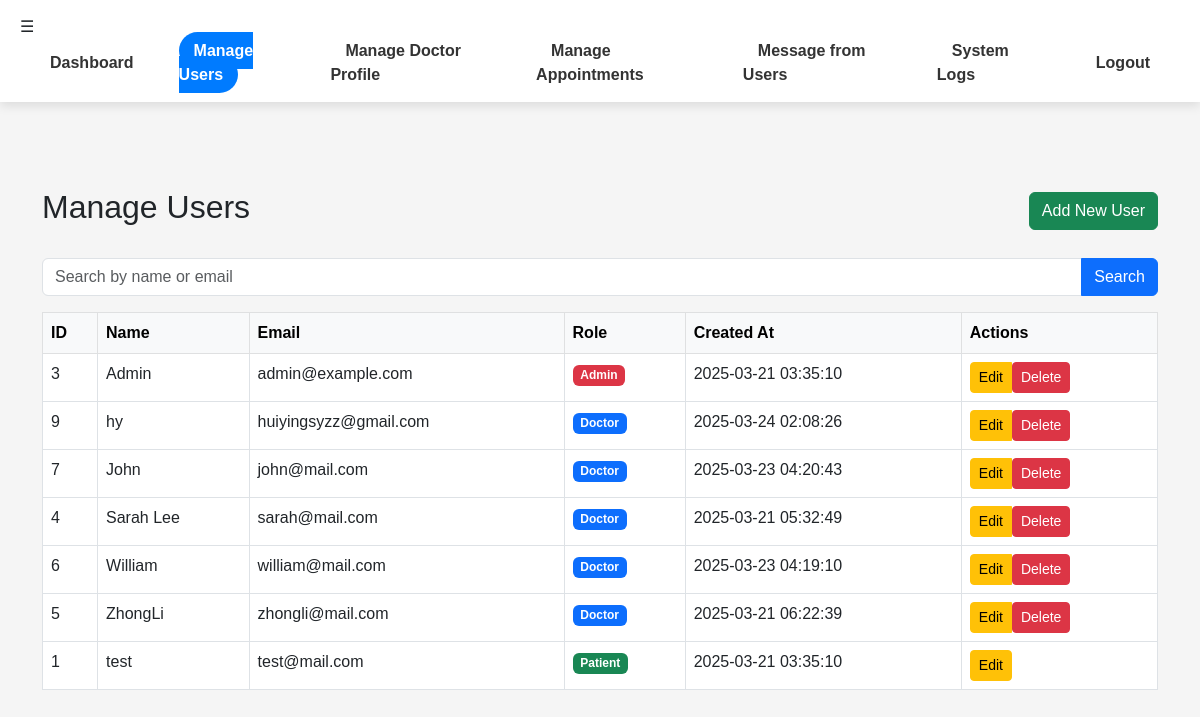
Before: /admin/manage_users.php (signed in) with the older database file.
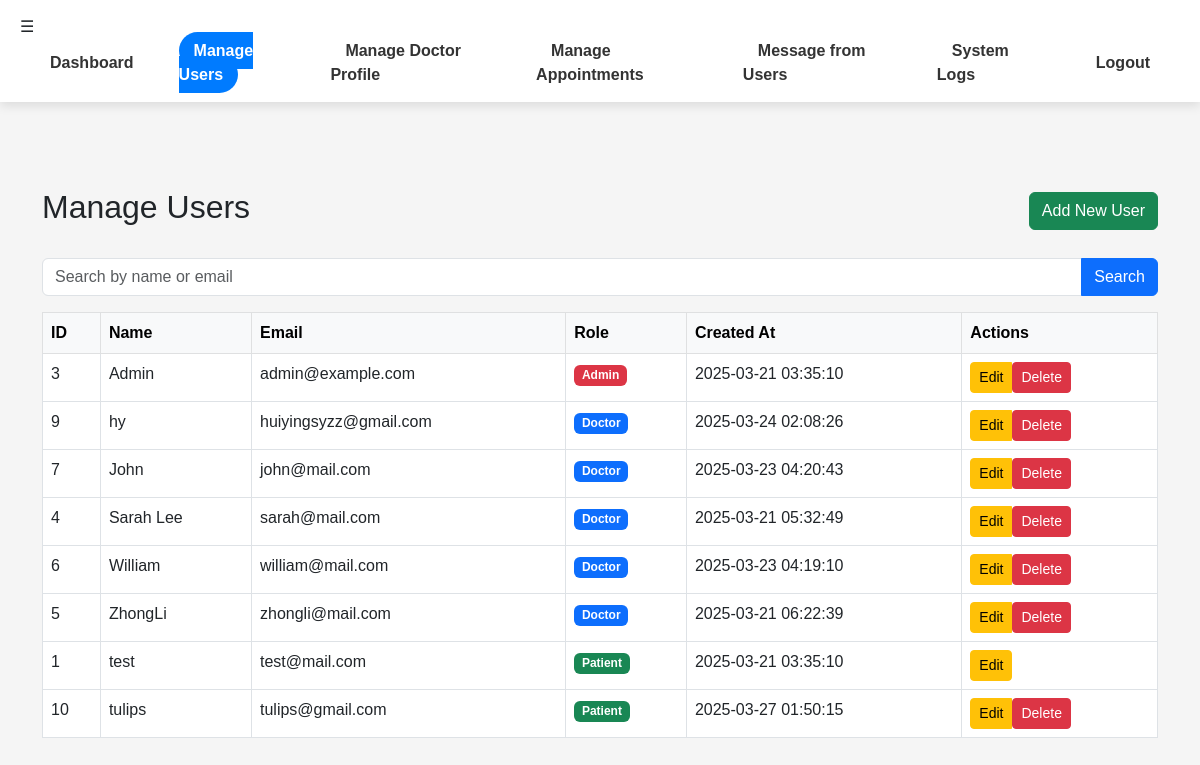
After: the same page with the newer database file.
### tables this page shows
CREATE TABLE `users` (
  `id` int(11) NOT NULL,
  `name` varchar(100) NOT NULL,
  `email` varchar(255) NOT NULL,
  `password` varchar(255) NOT NULL,
  `role` enum('admin','doctor','patient') NOT NULL,
  `created_at` timestamp NOT NULL DEFAULT current_timestamp()
);

### admin/manage_users.php (the view, shortened to what this page needs)
<?php
include '../includes/db.php';
$search = isset($_GET['search']) ? trim($_GET['search']) : '';
$sql = "SELECT id, name, email, role, created_at FROM users";
$sql .= " ORDER BY role, name";
$stmt = $conn->prepare($sql);
$stmt->execute();
$users = $stmt->get_result();
?>
<!DOCTYPE html>
<html lang="en">
<head>
    <link rel="stylesheet" href="https://cdn.jsdelivr.net/npm/bootstrap@5.3.0/dist/css/bootstrap.min.css">
</head>
<body>
<?php include '../includes/navbar.php'; ?>
<div class="container mt-5" style="padding-top: 70px;">
    <div class="d-flex justify-content-between align-items-center mb-4">
        <h2>Manage Users</h2>
        <a href="add_user.php" class="btn btn-success">Add New User</a>
    </div>
    <form method="GET" class="mb-3">
        <div class="input-group">
            <input type="text" name="search" class="form-control" placeholder="Search by name or email" value="<?= htmlspecialchars($search) ?>">
            <button type="submit" class="btn btn-primary">Search</button>
        </div>
    </form>
    <?php if ($users && $users->num_rows > 0) { ?>
        <div class="table-responsive">
            <table class="table table-bordered table-hover">
                <thead class="table-light">
                    <tr>
                        <th>ID</th>
                        <th>Name</th>
                        <th>Email</th>
                        <th>Role</th>
                        <th>Created At</th>
                        <th>Actions</th>
                    </tr>
                </thead>
                <tbody>
                    <?php while ($row = $users->fetch_assoc()) { ?>
                        <tr>
                            <td><?= htmlspecialchars($row['id']); ?></td>
                            <td><?= htmlspecialchars($row['name']); ?></td>
                            <td><?= htmlspecialchars($row['email']); ?></td>
                            <td>
                                <span class="badge <?=
                                    $row['role'] == 'admin' ? 'bg-danger' :
                                    ($row['role'] == 'doctor' ? 'bg-primary' : 'bg-success');
                                ?>">
                                    <?= ucfirst(htmlspecialchars($row['role'])); ?>
                                </span>
                            </td>
                            <td><?= htmlspecialchars($row['created_at']); ?></td>
                            <td>
                                <div class="btn-group" role="group">
                                    <a href="edit_user.php?id=<?= $row['id']; ?>" class="btn btn-warning btn-sm">Edit</a>
                                    <?php if ($row['id'] != $_SESSION['admin_id']) { ?>
                                        <form method="POST" class="d-inline" onsubmit="return confirm('Are you sure you want to delete this user?');">
                                            <button type="submit" name="delete_user" class="btn btn-danger btn-sm">Delete</button>
                                        </form>
                                    <?php } ?>
                                </div>
                            </td>
                        </tr>
                    <?php } ?>
                </tbody>
            </table>
        </div>
    <?php } else { ?>
        <div class="alert alert-info">No users found.</div>
    <?php } ?>
</div>
</body>
</html>

### includes/navbar.php (shortened to what this page needs)
<?php
$current_url = $_SERVER['PHP_SELF'];
?>
<!DOCTYPE html>
<html lang="en">
<head>
</head>
<body>
    <nav class="navbar">
    <span class="menu-toggle">&#9776;</span>
        <ul>
            <?php if (isset($_SESSION['admin_id']) && $_SESSION['user_role'] === 'admin') { ?>
                <li><a href="/Hospital_Management_System/admin/dashboard.php" <?php echo (strpos($current_url, 'dashboard.php') !== false) ? 'class="active"' : ''; ?>>Dashboard</a></li>
                <li><a href="/Hospital_Management_System/admin/manage_users.php" <?php echo (strpos($current_url, 'manage_users.php') !== false) ? 'class="active"' : ''; ?>>Manage Users</a></li>
                <li><a href="/Hospital_Management_System/admin/manage_doctors.php" <?php echo (strpos($current_url, 'manage_doctors.php') !== false) ? 'class="active"' : ''; ?>>Manage Doctor Profile</a></li>
                <li><a href="/Hospital_Management_System/admin/manage_appointments.php" <?php echo (strpos($current_url, 'manage_appointments.php') !== false) ? 'class="active"' : ''; ?>>Manage Appointments</a></li>
                <li><a href="/Hospital_Management_System/admin/messages.php" <?php echo (strpos($current_url, 'messages.php') !== false) ? 'class="active"' : ''; ?>>Message from Users</a></li>
                <li><a href="/Hospital_Management_System/admin/system_logs.php" <?php echo (strpos($current_url, 'system_logs.php') !== false) ? 'class="active"' : ''; ?>>System Logs</a></li>
                <li><a href="/Hospital_Management_System/admin/logout.php">Logout</a></li>
            <?php } elseif (!isset($_SESSION['user_id']) && !isset($_SESSION['admin_id'])) { ?>
                <li><a href="/Hospital_Management_System/index.php">Home</a></li>
            <?php } ?>
        </ul>
    </nav>
</body>
</html>

### includes/navbar.php (style rules this page uses)
body { font-family: 'Arial', sans-serif; margin: 0; padding: 0; background-color: #f5f5f5; padding-top: 70px; }
.navbar { background: #ffffff; padding: 15px 20px; box-shadow: 0px 4px 10px rgba(0, 0, 0, 0.1); position: fixed; width: 100%; top: 0; left: 0; z-index: 1000; }
.navbar ul { list-style: none; padding: 0; margin: 0; display: flex; justify-content: center; align-items: center; }
.navbar ul li { margin: 0 15px; }
.navbar ul li a { text-decoration: none; font-size: 16px; font-weight: bold; color: #333; padding: 10px 15px; border-radius: 25px; transition: all 0.3s ease; }
.navbar ul li a.active { background: #007bff; color: #ffffff; }

Changed rows visible on the page:
added users: id "10", name "tulips", email "tulips@gmail.com", role "Patient", created_at "2025-03-27 01:50:15"
